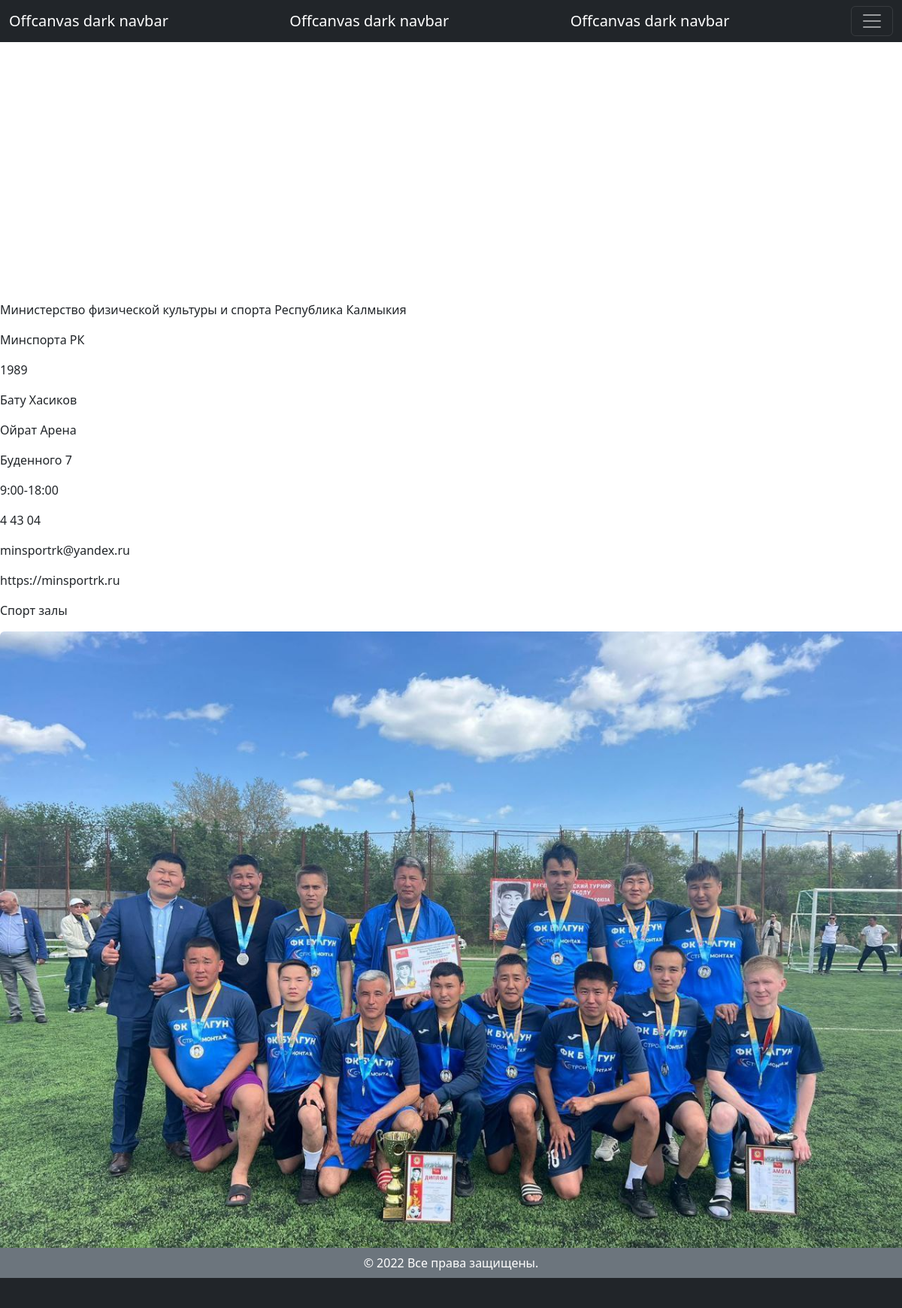
/about, run on the app's committed database.
### base/models.py (models this page shows)
class About(models.Model):
    ShortNameOrg = models.CharField('Сокращенное наименование вашей организации', max_length=60, unique=True)
    LongNameOrg = models.CharField('Полное наименование вашей организации', max_length=128, unique=True)
    DateCreator = models.CharField('Дата создания вашей организации', max_length=30)
    MinSport = models.CharField('Ваши учредители', max_length=60, unique=True)
    Filials = models.CharField('Ваши филиалы', max_length=60, unique=True)
    GeoPosition = models.CharField('Ваш адрес', max_length=300)
    GraFik = models.CharField('Ваш график работы', max_length=300)
    ContactPhone = models.TextField('Ваши номера телефонов', max_length=300)
    EmailAdress = models.CharField('Ваши контактные адреса электронной почты', max_length=300)
    SiteAdress = models.CharField('Адреса сайтов ваших филиалов', max_length=300)
    Tren = models.TextField('Места осуществления образовательной деятельности', null=True, blank=True)
    TrenPhoto = models.ImageField('Фото места осуществления образовательной деятельности', upload_to='static/about_images', blank=True, default='static/gerb.png')
    class Meta:
        verbose_name = 'Информация об организации'
        verbose_name_plural = 'Информация об организации'

### base/views.py (the view)
# urls.py: path('about', about, name="about"),
def about(request):
    about = {
        "about": About.objects.order_by()[:]
    }
    return render(request, 'main/aboutus.html', about)

### main/templates/main/aboutus.html (shortened to what this page needs)
{% extends 'main/base.html' %}
{% load static %}
{% block content %}
  {% for i in about %}
    <p>{{i.LongNameOrg}}</p>
    <p>{{i.ShortNameOrg}}</p>
    <p>{{i.DateCreator}}</p>
    <p>{{i.MinSport}}</p>
    <p>{{i.Filials}}</p>
    <p>{{i.GeoPosition}}</p>
    <p>{{i.GraFik}}</p>
    <p>{{i.ContactPhone}}</p>
    <p>{{i.EmailAdress}}</p>
    <p>{{i.SiteAdress}}</p>
    <p>{{i.Tren}}</p>
    <img src="{{ i.TrenPhoto.url }}" class="img-fluid rounded-start" alt="...">
  {% endfor %}
 {% endblock %}

### data on the page
About: LongNameOrg "Министерство физической культуры и спорта Республика Калмыкия", ShortNameOrg "Минспорта РК", DateCreator "1989", MinSport "Бату Хасиков", Filials "Ойрат Арена", GeoPosition "Буденного 7", GraFik "9:00-18:00", ContactPhone "4 43 04", EmailAdress "minsportrk@yandex.ru", SiteAdress "https://minsportrk.ru", Tren "Спорт залы", TrenPhoto (picture)
